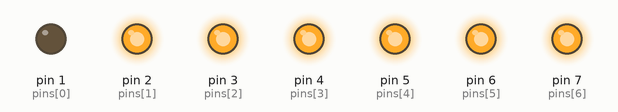
A sketch run on a simulated Arduino Uno, built with avr-gcc and run on an emulated ATmega328P. Shown: output pins drawn as LEDs (lit = HIGH). Random numbers use the default seed unless the sketch sets one.

Above: at 2.1 s.
At 6.1 s:
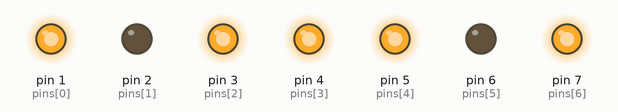
At 14.2 s:
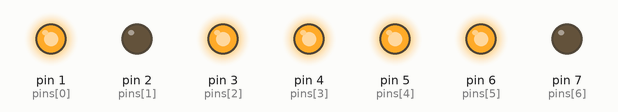
At 38.3 s:
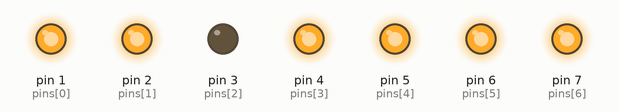
Timing chart, 0 to 39.8 s (numbered marks = the images above):
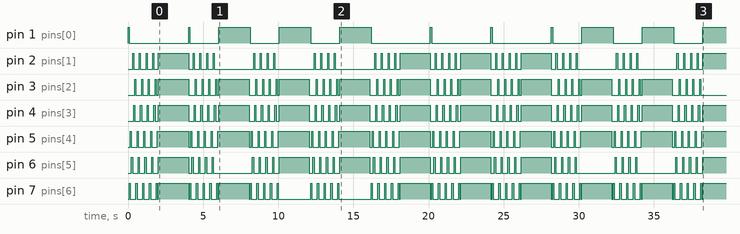

Measured:
- by itself, pin 3 (pins[2]): repeats every 4.0 s: 3 × (LOW 0.38 s, HIGH 0.08 s), LOW 0.15 s, HIGH 2.0 s, LOW 0.45 s, HIGH 0.08 s
- by itself, pin 4 (pins[3]): repeats every 4.0 s: 3 × (LOW 0.38 s, HIGH 0.08 s), LOW 0.23 s, HIGH 2.0 s, LOW 0.38 s, HIGH 0.08 s
- by itself, pin 5 (pins[4]): repeats every 4.0 s: 3 × (LOW 0.38 s, HIGH 0.08 s), LOW 0.38 s, HIGH 2.1 s, LOW 0.15 s, HIGH 0.08 s

The sketch:

lab1_t5.ino
```cpp
//Seven segment display pin order {f, g, b, a, d, e, c}.
int pins[] = {1, 2, 3, 4, 5, 6, 7};

unsigned long interval = 2000; //Number draw delay.
unsigned long previous_time; //Previous draw time.
char state = 0; //Animation state.
void (*num[10])(); //Function pointer array for all the numbers.

//Forward declaration of all the number functions.
void reset();
inline void number9();
inline void number8();
inline void number7();
inline void number6();
inline void number5();
inline void number4();
inline void number3();
inline void number2();
inline void number1();
inline void number0();

void setup()
{
  for (int i = 0; i < 7; i++) {
  	pinMode(pins[i], OUTPUT);
  }

  //Assignment of the function pointers.
  num[0] = number0;
  num[1] = number1;
  num[2] = number2;
  num[3] = number3;
  num[4] = number4;
  num[5] = number5;
  num[6] = number6;
  num[7] = number7;
  num[8] = number8;
  num[9] = number9;

  //Random seed initialization.
  unsigned long seed = analogRead(A0);
  randomSeed(seed);
  unsigned long rnd = random(sizeof(long) * 8);
  seed = analogRead(A1);
  seed += rnd;
  randomSeed(seed);
}

void loop()
{
  unsigned long time = millis();
  if (time - previous_time >= interval) { //Number generation and printing for 2 seconds
  	char rnd = random(0, 8);
  	num[rnd]();
    state = 0;
    delay(2000);
    previous_time = millis();
  }

  //Animation between numbers
  switch(state) {
   case 0:
    reset();
    digitalWrite(pins[0], HIGH);
    state++;
    break;
   case 1:
    reset();
    digitalWrite(pins[6], HIGH);
    state++;
    break;
   case 2:
    reset();
    digitalWrite(pins[4], HIGH);
    state++;
    break;
   case 3:
    reset();
    digitalWrite(pins[5], HIGH);
    state++;
    break;
   case 4:
    reset();
    digitalWrite(pins[1], HIGH);
    state++;
    break;
   case 5:
    reset();
    digitalWrite(pins[3], HIGH);
    state++;
    break;
   case 6:
    reset();
    digitalWrite(pins[2], HIGH);
    state = 1;
    break;
  }
  delay(75);
}

void reset() { //Reset the seven segment display by setting all pins to low.
  for (int i = 0; i < 7; i++) {
    digitalWrite(pins[i], LOW);
  }
}

//All the number configurations.

inline void number9() {
  reset();

  digitalWrite(pins[3], HIGH);
  digitalWrite(pins[1], HIGH);
  digitalWrite(pins[2], HIGH);
  digitalWrite(pins[0], HIGH);
  digitalWrite(pins[6], HIGH);
  digitalWrite(pins[4], HIGH);
}

inline void number8() {
  reset();

  digitalWrite(pins[3], HIGH);
  digitalWrite(pins[2], HIGH);
  digitalWrite(pins[1], HIGH);
  digitalWrite(pins[0], HIGH);
  digitalWrite(pins[5], HIGH);
  digitalWrite(pins[6], HIGH);
  digitalWrite(pins[4], HIGH);
}

inline void number7() {
  reset();

  digitalWrite(pins[3], HIGH);
  digitalWrite(pins[2], HIGH);
  digitalWrite(pins[6], HIGH);
}

inline void number6() {
  reset();

  digitalWrite(pins[3], HIGH);
  digitalWrite(pins[1], HIGH);
  digitalWrite(pins[0], HIGH);
  digitalWrite(pins[5], HIGH);
  digitalWrite(pins[6], HIGH);
  digitalWrite(pins[4], HIGH);
}

inline void number5() {
  reset();

  digitalWrite(pins[3], HIGH);
  digitalWrite(pins[1], HIGH);
  digitalWrite(pins[0], HIGH);
  digitalWrite(pins[6], HIGH);
  digitalWrite(pins[4], HIGH);
}

inline void number4() {
  reset();

  digitalWrite(pins[1], HIGH);
  digitalWrite(pins[2], HIGH);
  digitalWrite(pins[0], HIGH);
  digitalWrite(pins[6], HIGH);
}

inline void number3() {
  reset();

  digitalWrite(pins[3], HIGH);
  digitalWrite(pins[2], HIGH);
  digitalWrite(pins[0], HIGH);
  digitalWrite(pins[6], HIGH);
  digitalWrite(pins[4], HIGH);
}

inline void number2() {
  reset();

  digitalWrite(pins[3], HIGH);
  digitalWrite(pins[2], HIGH);
  digitalWrite(pins[0], HIGH);
  digitalWrite(pins[5], HIGH);
  digitalWrite(pins[4], HIGH);
}

inline void number1() {
  reset();

  digitalWrite(pins[2], HIGH);
  digitalWrite(pins[6], HIGH);
}

inline void number0() {
  reset();

  digitalWrite(pins[1], HIGH);
  digitalWrite(pins[2], HIGH);
  digitalWrite(pins[3], HIGH);
  digitalWrite(pins[4], HIGH);
  digitalWrite(pins[5], HIGH);
  digitalWrite(pins[6], HIGH);
}
```
